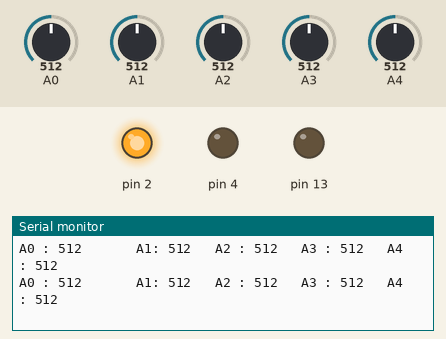
This sketch was run on a simulated Arduino Uno, built with avr-gcc and run on an emulated ATmega328P. Shown: output pins drawn as LEDs (lit = HIGH), the last lines printed to the serial monitor. Inputs (shaded band) come from the test bench; at power-on: A0 = 512, A1 = 512, A2 = 512, A3 = 512, A4 = 512.

Above: at 1.2 s.
1.3 s: A0 set to 108
At 1.37 s:
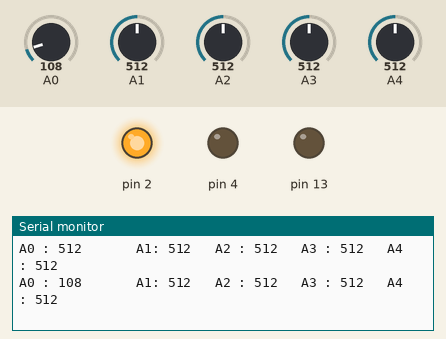
4.3 s: A0 set to 95
At 4.33 s:
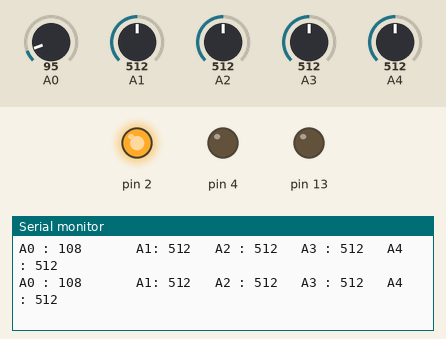
7.3 s: A1 set to 108
At 7.31 s:
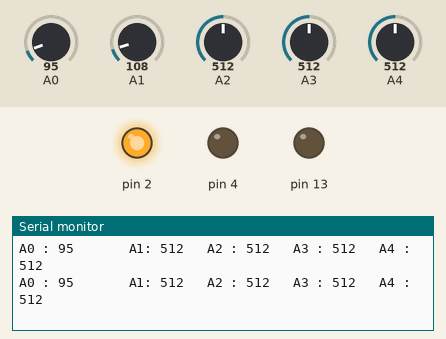
8.8 s: A1 set to 89
At 8.82 s:
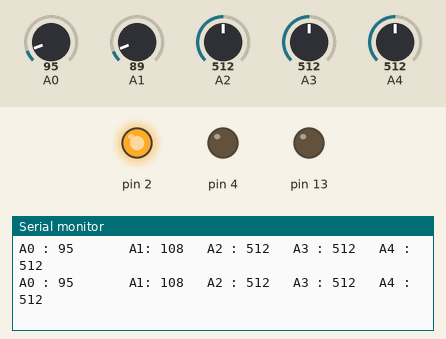
11.8 s: A2 set to 109
At 11.8 s:
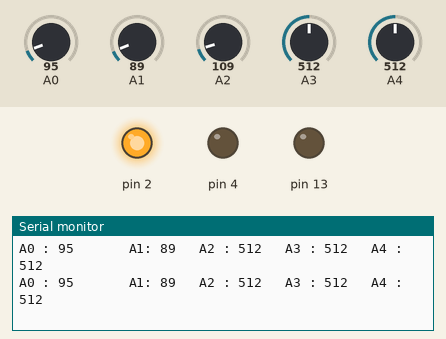
14.8 s: A2 set to 89
At 14.83 s:
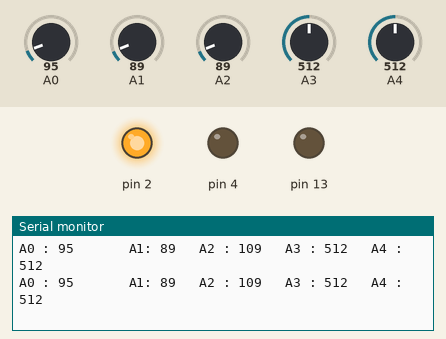
Timing chart, 0 to 17.3 s (numbered marks = the images above; inputs shaded):
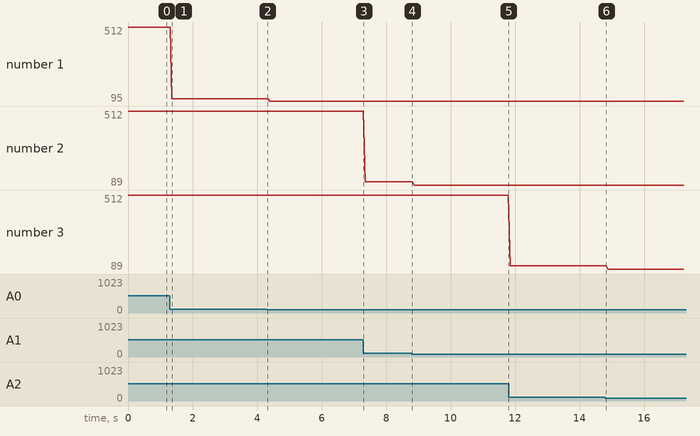

Measured:
- after the input at 1.3 s, the serial monitor: prints a new line after 0.06 s (image 1)
- plotted number 1: 512 → 108 after the input at 1.3 s, 108 → 95 after the input at 4.3 s
- plotted number 2: 108 → 89 after the input at 8.8 s
- plotted number 3: 512 → 109 after the input at 11.8 s

The sketch:

Polarity_Test.ino
```cpp
void setup() {
  // put your setup code here, to run once:
pinMode(A0,INPUT);
  pinMode(A1,INPUT);
   pinMode(A2,INPUT);
   pinMode(2, OUTPUT);
  pinMode(4, OUTPUT);
  pinMode(13, OUTPUT);
  digitalWrite(13,LOW);
   digitalWrite(2,HIGH);
  digitalWrite(4,LOW);
  Serial.begin(9600); }

void loop() {
  // put your main code here, to run repeatedly:
  //Serial.println(analogRead(A1));
      int n =analogRead(A0);
//upto
    Serial.print("A0 : ");
       Serial.print(analogRead(A0));
       Serial.print("       A1: ");
        Serial.print(analogRead(A1));
              Serial.print("   A2 : ");
        Serial.print(analogRead(A2));
              Serial.print("   A3 : ");
        Serial.print(analogRead(A3));

        Serial.print("   A4 : ");
        Serial.println(analogRead(A4));


}
```
